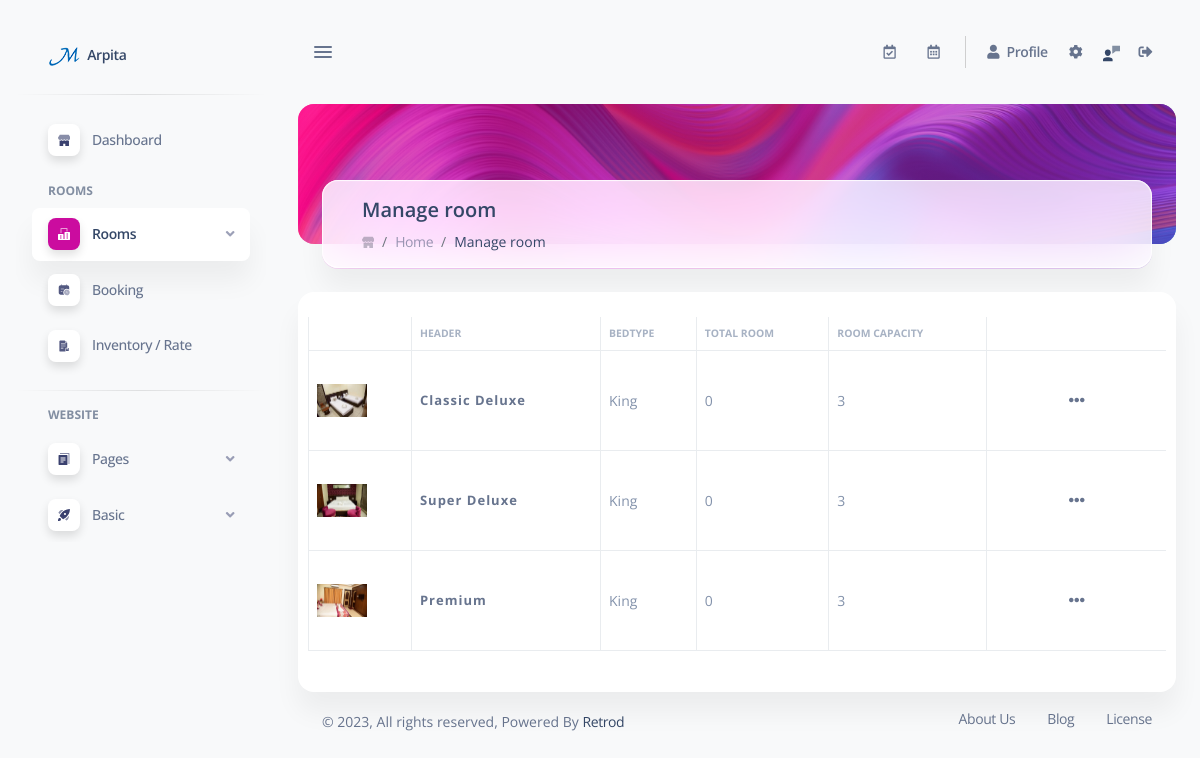
/be/admin/list-room.php (signed in), run on the app's committed database.
### tables this page shows
CREATE TABLE `profile` (
  `id` int(11) NOT NULL,
  `name` varchar(250) NOT NULL,
  `email` varchar(250) NOT NULL,
  `primaryphone` varchar(150) NOT NULL,
  `address` text NOT NULL,
  `district` varchar(250) NOT NULL,
  `pincode` varchar(250) NOT NULL,
  `gst` varchar(250) NOT NULL,
  `description` text NOT NULL,
  `logo` varchar(250) NOT NULL,
  `logo2` varchar(250) NOT NULL,
  `favicon` varchar(250) NOT NULL,
  `url` varchar(550) NOT NULL,
  `checkIn` varchar(250) NOT NULL,
  `checkOut` varchar(250) NOT NULL,
  `waNo` varchar(15) DEFAULT NULL,
  `fbLink` varchar(250) NOT NULL,
  `inLink` varchar(250) NOT NULL,
  `twLink` varchar(250) NOT NULL
);

CREATE TABLE `room` (
  `id` int(11) NOT NULL,
  `pId` int(11) NOT NULL,
  `slug` varchar(250) NOT NULL,
  `header` varchar(250) NOT NULL,
  `bedtype` varchar(250) NOT NULL,
  `totalroom` int(11) NOT NULL,
  `roomcapacity` int(11) NOT NULL,
  `description` text NOT NULL,
  `noAdult` int(11) NOT NULL,
  `noChild` int(11) NOT NULL,
  `add_on` datetime NOT NULL,
  `status` int(11) NOT NULL,
  `mrp` float NOT NULL,
  `roomArea` varchar(150) DEFAULT NULL,
  `noBed` varchar(150) DEFAULT NULL,
  `noBathroom` varchar(150) DEFAULT NULL,
  `faceId` int(11) NOT NULL DEFAULT 0,
  `view` int(11) NOT NULL DEFAULT 0,
  `booking` int(11) NOT NULL DEFAULT 0,
  `area` int(11) NOT NULL,
  `bed` int(11) NOT NULL,
  `bathroom` int(11) NOT NULL
);

### be/admin/include/function.php (called while the page is built, shortened)
<?php
function hotelDetail(){
    global $conDB;
    $sql = mysqli_query($conDB, "select * from profile");
    $row = mysqli_fetch_assoc($sql);
    return $row;
}
function getImageById($rid){
    global $conDB;
    $sql = mysqli_query($conDB, "select * from room_img where room_id = '$rid'");
    if(mysqli_num_rows($sql)){
        while($row = mysqli_fetch_assoc($sql)){
            $img[] = $row['image'];
        }
    }else{
        $img[] = 'room1.jpg';
    }
    return $img;
}
?>

### be/admin/list-room.php (the view, shortened to what this page needs)
<?php
include (SERVER_INCLUDE_PATH.'db.php');
include (SERVER_INCLUDE_PATH.'function.php');
?>
<!DOCTYPE html>
<html lang="en">
<head>
  <link href="css/icons.css" rel="stylesheet">
  <link href="css/svg.css" rel="stylesheet">
  <link id="pagestyle" href="css/getbootstrap.css" rel="stylesheet">
  <link id="pagestyle" href="css/style.css" rel="stylesheet">
  <link rel="stylesheet" href="https://cdnjs.cloudflare.com/ajax/libs/font-awesome/5.15.0/css/all.min.css">
</head>
<body class="g-sidenav-show  bg-gray-100">
<?php include(SERVER_ADMIN_SCREEN_PATH.'sidebar.php') ?>
  <main class="main-content position-relative max-height-vh-100 h-100 border-radius-lg ">
    <?php include(SERVER_ADMIN_SCREEN_PATH.'navbar.php') ?>
        <div class="container-fluid">
            <div class="page-header min-height-140 border-radius-xl mt-4"
                style="background-image: url('<?php echo FRONT_SITE_IMG.'headerBg.webp' ?>'); background-position-y: 50%;">
                <span class="mask bg-gradient-primary opacity-6"></span>
            </div>
            <div class="card card-body blur shadow-blur mx-4 mt-n6 overflow-hidden">
                <div class="row gx-4">
                    <div class="col-auto">
                    </div>
                    <div class="col-auto my-auto">
                        <div class="h-100">
                            <h5 class="mb-1">
                                Manage room
                            </h5>
                            <ol class="breadcrumb bg-transparent mb-0 pb-0 pt-1 px-0 me-sm-6 me-5">
                                <li class="breadcrumb-item text-sm">
                                    <a class="opacity-3 text-dark" href="javascript:;.html">
                                    </a>
                                </li>
                                <li class="breadcrumb-item text-sm"><a class="opacity-5 text-dark" href="<?php echo FRONT_BOOKING_SITE ?>">Home</a></li>
                                <li class="breadcrumb-item text-sm text-dark active" aria-current="page">Manage room</li>
                            </ol>
                        </div>
                    </div>
                </div>
            </div>
        </div>
        <div class="container-fluid py-4" id="manage_room">
            <div class="row">
                <div class="col-12">
                    <div class="multisteps-form">
                        <div class="row">
                            <div class="col-12 col-lg-12 m-auto">
                                <div class="card" style="padding: 25px 10px;">
                                    <div class="table table-responsive">
                                        <table class="table align-items-center mb-0 tableLine">
                                            <tr>
                                                <th class="text-uppercase text-secondary text-xxs font-weight-bolder opacity-7"></th>
                                                <th class="text-uppercase text-secondary text-xxs font-weight-bolder opacity-7">Header</th>
                                                <th class="text-uppercase text-secondary text-xxs font-weight-bolder opacity-7">Bedtype</th>
                                                <th class="text-uppercase text-secondary text-xxs font-weight-bolder opacity-7">Total Room</th>
                                                <th class="text-uppercase text-secondary text-xxs font-weight-bolder opacity-7">Room capacity</th>
                                                <th class="text-uppercase text-secondary text-xxs font-weight-bolder opacity-7"></th>
                                            </tr>
                                            <?php
                                                $sql = mysqli_query($conDB, "select * from room where pId = '0'");
                                                if(mysqli_num_rows($sql) > 0){
                                                    while($row = mysqli_fetch_assoc($sql)){
                                                        $id = $row['id'];
                                                        if($row['status'] == 1){
                                                            $status = "<a class='tableIcon status bg-gradient-success deactive' href='list-room.php?status=$id' data-bs-toggle='tooltip' data-bs-placement='top' data-bs-original-title='Deactive'><i class='far fa-eye'></i></a>";
                                                        }else{
                                                            $status = "<a class='tableIcon status bg-gradient-warning  active' href='list-room.php?status=$id' data-bs-toggle='tooltip' data-bs-placement='top' data-bs-original-title='Active'><i class='far fa-eye-slash'></i></a>";
                                                        }
                                                        $delete = "<a class='tableIcon delete bg-gradient-danger' href='list-room.php?delete=$id' data-bs-toggle='tooltip' data-bs-placement='top' data-bs-original-title='Delete'><i class='far fa-trash-alt'></i></a>";
                                                        $update = "<a class='tableIcon update bg-gradient-info' href='manage-room.php?update=$id' data-bs-toggle='tooltip' data-bs-placement='top' data-bs-original-title='Edit'><i class='far fa-edit'></i></a>";
                                                        $imgCon = '<div class="imgGrid">';
                                                        foreach(getImageById($id) as $key=>$imgList){
                                                            if($key<3){
                                                                $img = FRONT_SITE_ROOM_IMG.$imgList;
                                                                $imgCon .= "<span><img style='width:50px' src='$img'></span>";
                                                            }
                                                        }
                                                        $imgCon .= '</div>';
                                                        echo "
                                                            <tr>
                                                                <td class='center'>$imgCon</td>
                                                                <td class='center mb-0 bold'>{$row['header']}</td>
                                                                <td class='text-sm text-secondary mb-0'>{$row['bedtype']}</td>
                                                                <td class='text-sm text-secondary mb-0'>{$row['totalroom']}</td>
                                                                <td class='text-sm text-secondary mb-0'>{$row['roomcapacity']}</td>
                                                                <td>
                                                                    <div class='tableCenter'>
                                                                        <span class='tableHide'><i class='fas fa-ellipsis-h'></i></span>
                                                                        <span class='tableHoverShow'>
                                                                            $status
                                                                            $update
                                                                            $delete
                                                                        </span>
                                                                    </div>
                                                                </td>
                                                            </tr>
                                                        ";
                                                    }
                                                }else{
                                                    echo "
                                                            <tr>
                                                                <td calspan='7'>No Data</td>
                                                            </tr>
                                                        ";
                                                }
                                            ?>
                                        </table>
                                    </div>
                                </div>
                            </div>
                        </div>
                    </div>
                </div>
            </div>
            <?php include(SERVER_ADMIN_SCREEN_PATH.'footer.php') ?>
        </div>
  </main>
</body>
</html>

### be/admin/screen/sidebar.php (shortened to what this page needs)
<aside class="sidenav navbar navbar-vertical navbar-expand-xs border-0 border-radius-xl my-3 fixed-start ms-3 "
    id="sidenav-main">
    <div class="sidenav-header">
      <a class="navbar-brand m-0" href="<?= FRONT_BOOKING_SITE.'/admin' ?>" target="_blank">
        <img src="<?= FRONT_SITE_IMG.hotelDetail()['favicon'] ?>" class="navbar-brand-img h-100" alt="main_logo">
        <span class="ms-1 font-weight-bold"><?php echo SITE_NAME ?></span>
      </a>
    </div>
    <hr class="horizontal dark mt-0">
    <div class="collapse navbar-collapse  w-auto h-auto" id="sidenav-collapse-main">
      <ul class="navbar-nav">
        <li class="nav-item">
          <a  href="<?php echo FRONT_ADMIN_SITE.'/index.php' ?>" class="nav-link active" aria-controls="dashboardsExamples" role="button" aria-expanded="false">
            <div class="icon icon-shape icon-sm shadow border-radius-md bg-white text-center d-flex align-items-center justify-content-center  me-2">
            </div>
            <span class="nav-link-text ms-1">Dashboard</span>
          </a>
        </li>
        <li class="nav-item mt-3">
          <h6 class="ps-4  ms-2 text-uppercase text-xs font-weight-bolder opacity-6">ROOMS</h6>
        </li>
        <li class="nav-item">
          <a data-bs-toggle="collapse" href="#pagesExamples" class="nav-link roomLink" aria-controls="pagesExamples"
            role="button" aria-expanded="false">
            <div
              class="icon icon-shape icon-sm shadow border-radius-md bg-white text-center d-flex align-items-center justify-content-center  me-2">
            </div>
            <span class="nav-link-text ms-1">Rooms</span>
          </a>
        </li>
        <li class="nav-item">
          <a  href="<?php echo FRONT_ADMIN_SITE ?>booking.php" class="nav-link bookingLink" aria-controls="dashboardsExamples" role="button" aria-expanded="false">
            <div class="icon icon-shape icon-sm shadow border-radius-md bg-white text-center d-flex align-items-center justify-content-center  me-2">
            </div>
            <span class="nav-link-text ms-1">Booking</span>
          </a>
        </li>
        <li class="nav-item">
          <a  href="<?php echo FRONT_ADMIN_SITE ?>inventory.php" class="nav-link inventoryLink" aria-controls="dashboardsExamples" role="button" aria-expanded="false">
            <div class="icon icon-shape icon-sm shadow border-radius-md bg-white text-center d-flex align-items-center justify-content-center  me-2">
            </div>
            <span class="nav-link-text ms-1">Inventory / Rate</span>
          </a>
        </li>
        <li class="nav-item">
          <hr class="horizontal dark">
          <h6 class="ps-4  ms-2 text-uppercase text-xs font-weight-bolder opacity-6">Website</h6>
        </li>
        <li class="nav-item">
          <a data-bs-toggle="collapse" href="#componentsExamples" class="nav-link pageLink" aria-controls="componentsExamples"
            role="button" aria-expanded="false">
            <div
              class="icon icon-shape icon-sm shadow border-radius-md bg-white text-center d-flex align-items-center justify-content-center  me-2">
            </div>
            <span class="nav-link-text ms-1">Pages</span>
          </a>
        </li>
        <li class="nav-item">
          <a data-bs-toggle="collapse" href="#basicExamples" class="nav-link basicLink" aria-controls="basicExamples"
            role="button" aria-expanded="false">
            <div
              class="icon icon-shape icon-sm shadow border-radius-md bg-white text-center d-flex align-items-center justify-content-center  me-2">
            </div>
            <span class="nav-link-text ms-1">Basic</span>
          </a>
        </li>
      </ul>
    </div>
  </aside>

### be/admin/css/svg.css (style rules this page uses)
.icon { display: inline-block; color: #111111; height: 1em; width: 1em; }
.icon-sm { height: 0.8em; width: 0.8em; }
.icon { fill: currentColor; stroke: none; }

### be/admin/css/style.css (style rules this page uses)
* { caret-color: #444444; }
.bold { font-weight: 700; font-size: 13px; letter-spacing: 1px; }
.tableLine td, .tableLine th { border-left: 1px solid #e9ecef; position: relative; }
table td { transition: 0.3s ease-in-out; }
table tr .tableCenter { width: 100%; min-width: 100px; display: flex; justify-content: center; align-items: center; }
table tr .tableHide { display: block; }
#manage_room td { height: 100px; }

### data on the page
profile: favicon (picture)
room: header "Classic Deluxe", bedtype "King", totalroom "0", roomcapacity "3"
room: header "Super Deluxe", bedtype "King", totalroom "0", roomcapacity "3"
room: header "Premium", bedtype "King", totalroom "0", roomcapacity "3"

### other printed values
SITE_NAME "Arpita"
